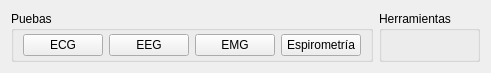
     <widget class="QFrame" name="horizontalFrame_3">
      <property name="maximumSize">
       <size>
        <width>16777215</width>
        <height>70</height>
       </size>
      </property>
      <layout class="QHBoxLayout" name="horizontalLayout_3">
       <item>
        <widget class="QGroupBox" name="groupBox_7">
         <property name="maximumSize">
          <size>
           <width>16777215</width>
           <height>70</height>
          </size>
         </property>
         <property name="title">
          <string>Puebas</string>
         </property>
         <layout class="QHBoxLayout" name="horizontalLayout_9">
          <property name="leftMargin">
           <number>9</number>
          </property>
          <property name="topMargin">
           <number>3</number>
          </property>
          <property name="bottomMargin">
           <number>3</number>
          </property>
          <item>
           <widget class="QPushButton" name="btn_test_ecg">
            <property name="text">
             <string>ECG</string>
            </property>
           </widget>
          </item>
          <item>
           <widget class="QPushButton" name="btn_test_eeg">
            <property name="text">
             <string>EEG</string>
            </property>
           </widget>
          </item>
          <item>
           <widget class="QPushButton" name="btn_test_emg">
            <property name="text">
             <string>EMG</string>
            </property>
           </widget>
          </item>
          <item>
           <widget class="QPushButton" name="btn_test_spiro">
            <property name="text">
             <string>Espirometría</string>
            </property>
           </widget>
          </item>
         </layout>
        </widget>
       </item>
       <item>
        <widget class="QGroupBox" name="groupBox_6">
         <property name="maximumSize">
          <size>
           <width>16777215</width>
           <height>70</height>
          </size>
         </property>
         <property name="title">
          <string>Herramientas</string>
         </property>
        </widget>
       </item>
      </layout>
     </widget>
